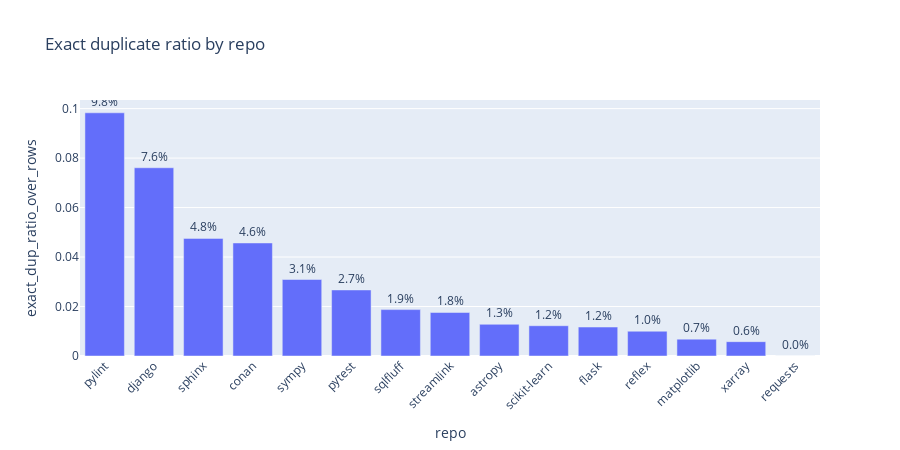

The notebook cell this image was saved under:
### Code cell
# -------------------------
# Duplicate ratios
# -------------------------
dup_plot = dup_by_repo.sort_values("exact_dup_ratio_over_rows", ascending=False)
fig = px.bar(dup_plot, x="repo", y="exact_dup_ratio_over_rows", title="Exact duplicate ratio by repo", text=dup_plot["exact_dup_ratio_over_rows"].map(lambda x: f"{100*x:.1f}%"))
fig.update_traces(textposition="outside")
fig.update_layout(xaxis_tickangle=-45, height=450)
fig.show()

### Figure 1 — Plotly figure (JSON) as saved in the notebook; plotly's stock layout.template omitted (floating-point values rounded to 4 significant figures)
{"data": [{"hovertemplate": "repo=%{x}<br>exact_dup_ratio_over_rows=%{y}<br>text=%{text}<extra></extra>", "legendgroup": "", "marker": {"color": "#636efa", "pattern": {"shape": ""}}, "name": "", "orientation": "v", "showlegend": false, "text": ["9.8%", "7.6%", "4.8%", "4.6%", "3.1%", "2.7%", "1.9%", "1.8%", "1.3%", "1.2%", "1.2%", "1.0%", "0.7%", "0.6%", "0.0%"], "textposition": "outside", "type": "bar", "x": ["pylint", "django", "sphinx", "conan", "sympy", "pytest", "sqlfluff", "streamlink", "astropy", "scikit-learn", "flask", "reflex", "matplotlib", "xarray", "requests"], "xaxis": "x", "y": [0.0983, 0.07609, 0.04754, 0.04569, 0.03092, 0.0267, 0.01875, 0.01759, 0.01281, 0.01224, 0.01171, 0.01001, 0.006818, 0.005797, 0.0], "yaxis": "y"}], "layout": {"barmode": "relative", "height": 450, "legend": {"tracegroupgap": 0}, "title": {"text": "Exact duplicate ratio by repo"}, "xaxis": {"anchor": "y", "domain": [0, 1], "tickangle": -45, "title": {"text": "repo"}}, "yaxis": {"anchor": "x", "domain": [0, 1], "title": {"text": "exact_dup_ratio_over_rows"}}}}
